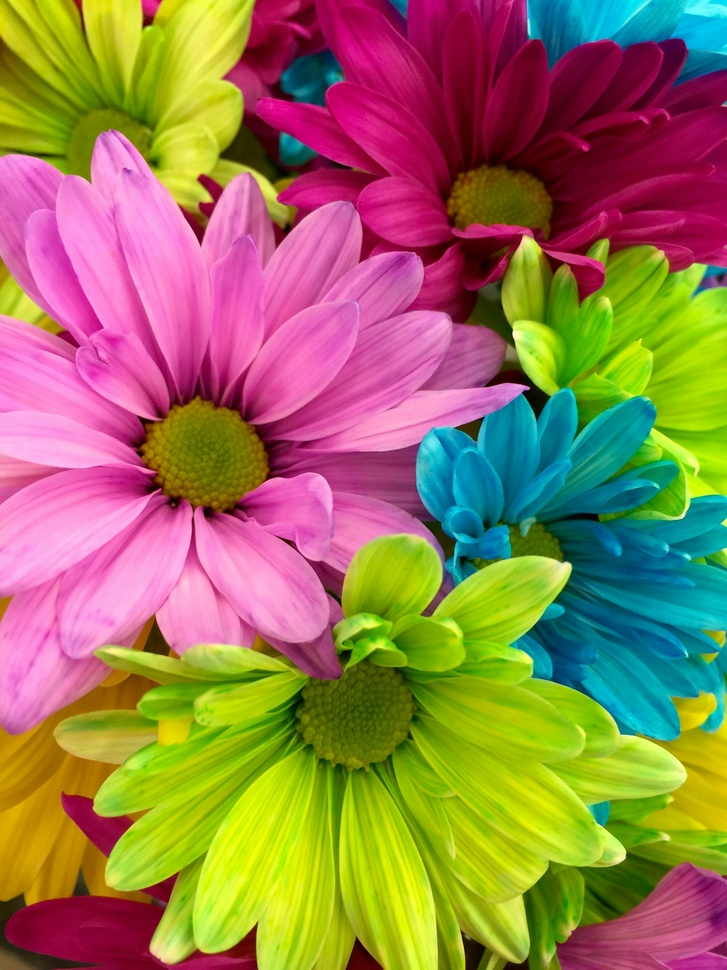
#> input picture Image/image6.jpg, 727 x 970 px, shrunk from 2448 x 3264 before the run, found by its file name
$ python red_green_blue_extract.py
#> lines starting #> are read from the running program, lines starting #| are printed output that depends on the picture
import matplotlib.pyplot as plt

def main():
    img_path1='/home/apd/code/CSE_Lab/CSE_4_1/DIP/Image/image6.jpg'
    img_path2='/home/apd/code/CSE_Lab/CSE_4_1/DIP/Image/image5.jpg'

    img1=plt.imread(img_path1)
#> img1 is the input picture: shape (970, 727, 3); mean R, G, B 151.1, 121.7, 83
    img2=plt.imread(img_path2)
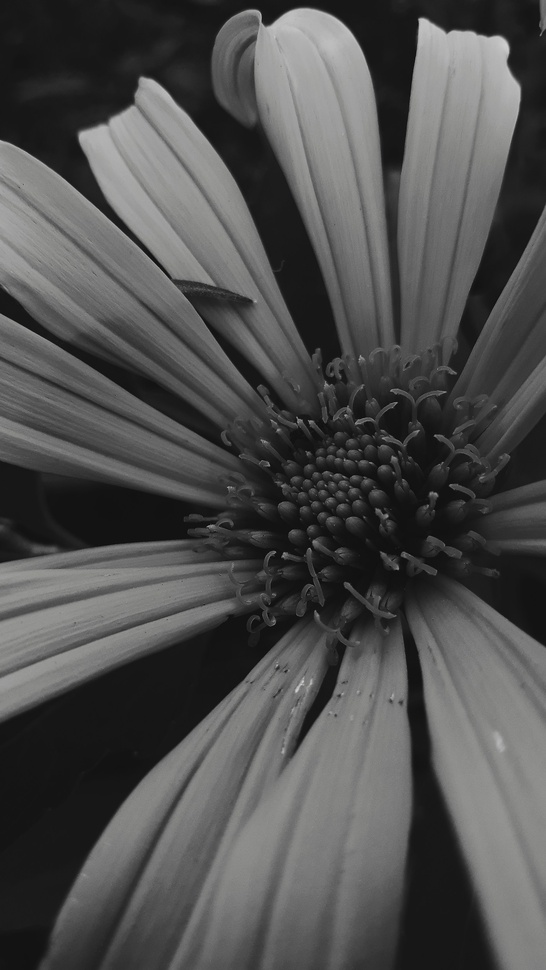
#> input picture Image/image5.jpg, 546 x 970 px, shrunk from 1836 x 3264 before the run, found by its file name
#> img2 is the input picture: shape (970, 546, 3); mean R, G, B 79, 79, 78.7

    # [8 lines of commented-out code are left out]

    print("image dtype",img1.dtype)
#| image dtype uint8
    print("image dtype",img2.dtype)
#| image dtype uint8

    print(img1.shape)
#| (970, 727, 3)
    print(img2.shape)
#| (970, 546, 3)

    #Extract channels for colorful image

    red_channel=img1[:,:,0]
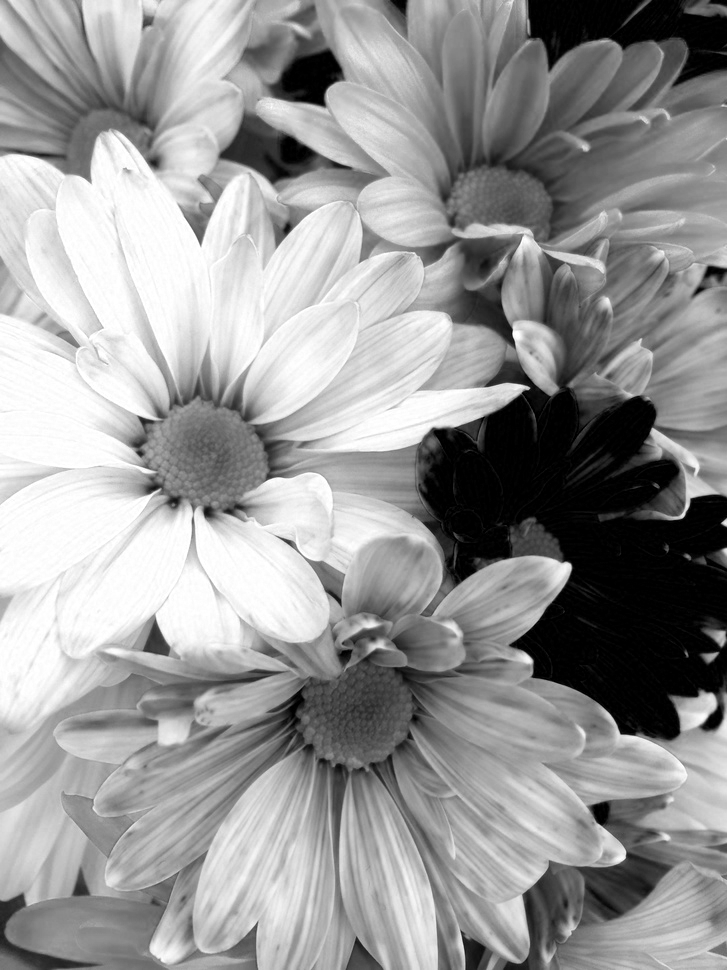
#> red_channel: shape (970, 727); min 0, max 255, mean 151.1
    green_channel=img1[:,:,1]
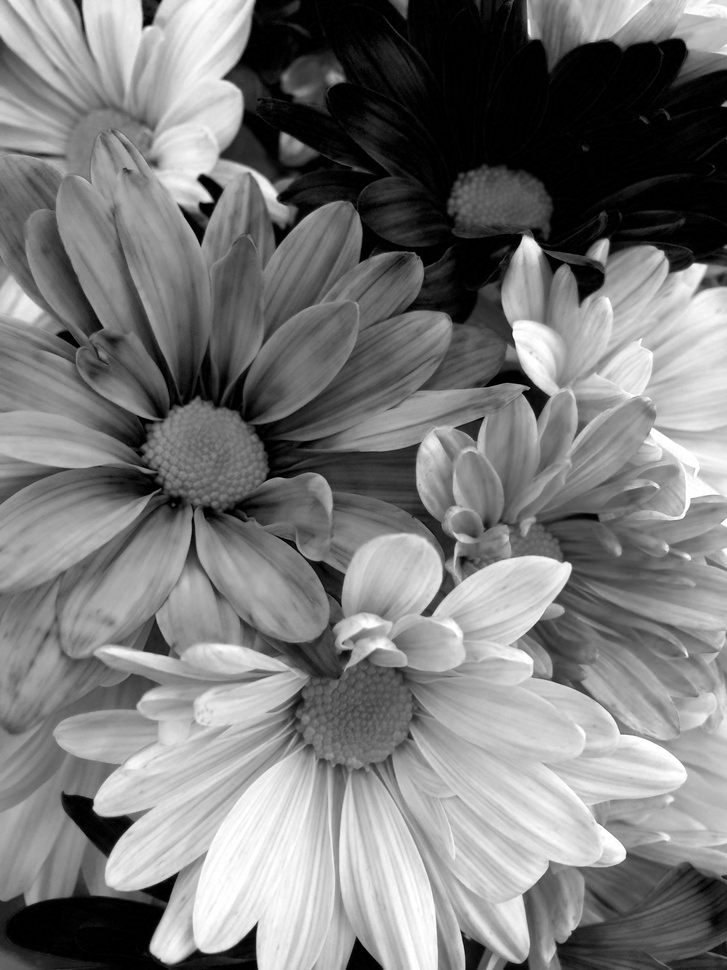
#> green_channel: shape (970, 727); min 0, max 255, mean 121.7
    blue_channel=img1[:,:,2]
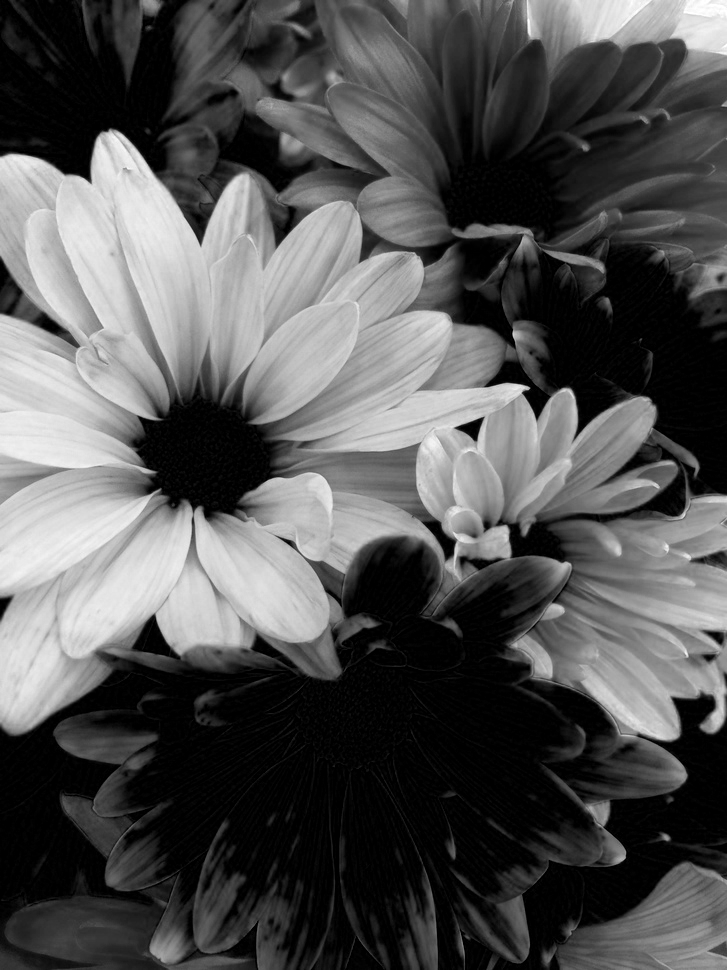
#> blue_channel: shape (970, 727); min 0, max 255, mean 83

    plt.figure(figsize=(16,8))

    plt.subplot(2,4,1)
    plt.imshow(img1)
    plt.title('Original Image')
    plt.axis('off')


    plt.subplot(2,4,2)
    plt.imshow(red_channel,cmap='Reds')
    plt.title('Red channel')
    plt.axis('off')

    plt.subplot(2,4,3)
    plt.imshow(green_channel,cmap='Greens')
    plt.title('Green channel')
    plt.axis('off')

    plt.subplot(2,4,4)
    plt.imshow(blue_channel,cmap='Blues')
    plt.title('Blue channel')
    plt.axis('off')


    #showing gray image and extract in the plt.imshow()

    plt.subplot(2,4,5)
    plt.imshow(img2)
    plt.title('Gray Image')
    plt.axis('off')

    plt.subplot(2,4,6)
    plt.imshow(img2[:,:],cmap='Reds')
    plt.title('Red channel')
    plt.axis('off')

    plt.subplot(2,4,7)
    plt.imshow(img2[:,:],cmap='Greens')
    plt.title('Green channel')
    plt.axis('off')

    plt.subplot(2,4,8)
    plt.imshow(img2[:,:],cmap='Blues')
    plt.title('Blue channel')
    plt.axis('off')


    plt.show()
    plt.close()


if __name__=='__main__':
    main()
